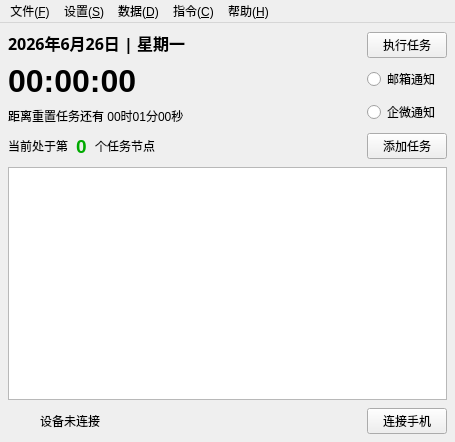
<?xml version="1.0" encoding="UTF-8"?>
<ui version="4.0">
    <class>MainWindow</class>
    <widget class="QMainWindow" name="MainWindow">
        <property name="geometry">
            <rect>
                <x>0</x>
                <y>0</y>
                <width>455</width>
                <height>442</height>
            </rect>
        </property>
        <property name="minimumSize">
            <size>
                <width>455</width>
                <height>442</height>
            </size>
        </property>
        <property name="maximumSize">
            <size>
                <width>455</width>
                <height>442</height>
            </size>
        </property>
        <widget class="QWidget" name="centralWidget">
            <layout class="QVBoxLayout" name="rootLayout" stretch="1,0">
                <property name="spacing">
                    <number>8</number>
                </property>
                <property name="leftMargin">
                    <number>8</number>
                </property>
                <property name="topMargin">
                    <number>8</number>
                </property>
                <property name="rightMargin">
                    <number>8</number>
                </property>
                <property name="bottomMargin">
                    <number>8</number>
                </property>
                <item>
                    <layout class="QVBoxLayout" name="verticalLayout" stretch="0,0">
                        <property name="spacing">
                            <number>8</number>
                        </property>
                        <item>
                            <layout class="QHBoxLayout" name="horizontalLayout_2" stretch="1,0">
                                <property name="spacing">
                                    <number>8</number>
                                </property>
                                <item>
                                    <layout class="QVBoxLayout" name="verticalLayout_2">
                                        <property name="spacing">
                                            <number>8</number>
                                        </property>
                                        <item>
                                            <widget class="QLabel" name="dateLabel">
                                                <property name="font">
                                                    <font>
                                                        <family>汉仪中圆B5</family>
                                                        <pointsize>12</pointsize>
                                                        <bold>true</bold>
                                                    </font>
                                                </property>
                                                <property name="text">
                                                    <string>2026年6月26日 | 星期一</string>
                                                </property>
                                            </widget>
                                        </item>
                                        <item>
                                            <widget class="QLabel" name="timeLabel">
                                                <property name="font">
                                                    <font>
                                                        <pointsize>24</pointsize>
                                                        <bold>true</bold>
                                                    </font>
                                                </property>
                                                <property name="text">
                                                    <string>00:00:00</string>
                                                </property>
                                            </widget>
                                        </item>
                                        <item>
                                            <widget class="QLabel" name="countDownLabel">
                                                <property name="text">
                                                    <string>距离重置任务还有 00时01分00秒</string>
                                                </property>
                                            </widget>
                                        </item>
                                    </layout>
                                </item>
                                <item>
                                    <layout class="QVBoxLayout" name="verticalLayout_3">
                                        <property name="spacing">
                                            <number>8</number>
                                        </property>
                                        <item>
                                            <widget class="QPushButton" name="executeTaskButton">
                                                <property name="text">
                                                    <string>执行任务</string>
                                                </property>
                                            </widget>
                                        </item>
                                        <item>
                                            <widget class="QRadioButton" name="emailRadioButton">
                                                <property name="text">
                                                    <string>邮箱通知</string>
                                                </property>
                                            </widget>
                                        </item>
                                        <item>
                                            <widget class="QRadioButton" name="wxRadioButton">
                                                <property name="text">
                                                    <string>企微通知</string>
                                                </property>
                                            </widget>
                                        </item>
                                    </layout>
                                </item>
                            </layout>
                        </item>
                        <item>
                            <layout class="QVBoxLayout" name="verticalLayout_4">
                                <property name="spacing">
                                    <number>8</number>
                                </property>
                                <item>
                                    <layout class="QHBoxLayout" name="horizontalLayout_4" stretch="1,0">
                                        <property name="spacing">
                                            <number>8</number>
                                        </property>
                                        <item>
                                            <layout class="QHBoxLayout" name="horizontalLayout_5">
                                                <property name="spacing">
                                                    <number>8</number>
                                                </property>
                                                <item>
                                                    <widget class="QLabel" name="label">
                                                        <property name="text">
                                                            <string>当前处于第</string>
                                                        </property>
                                                    </widget>
                                                </item>
                                                <item>
                                                    <widget class="QLabel" name="taskIndexLabel">
                                                        <property name="font">
                                                            <font>
                                                                <pointsize>14</pointsize>
                                                                <bold>true</bold>
                                                            </font>
                                                        </property>
                                                        <property name="styleSheet">
                                                            <string notr="true">color: rgb(0, 170, 0);</string>
                                                        </property>
                                                        <property name="text">
                                                            <string>0</string>
                                                        </property>
                                                    </widget>
                                                </item>
                                                <item>
                                                    <widget class="QLabel" name="label">
                                                        <property name="text">
                                                            <string>个任务节点</string>
                                                        </property>
                                                    </widget>
                                                </item>
                                                <item>
                                                    <spacer name="horizontalSpacer_2">
                                                        <property name="orientation">
                                                            <enum>Qt::Horizontal</enum>
                                                        </property>
                                                        <property name="sizeHint" stdset="0">
                                                            <size>
                                                                <width>40</width>
                                                                <height>20</height>
                                                            </size>
                                                        </property>
                                                    </spacer>
                                                </item>
                                            </layout>
                                        </item>
                                        <item>
                                            <widget class="QPushButton" name="addTaskButton">
                                                <property name="text">
                                                    <string>添加任务</string>
                                                </property>
                                            </widget>
                                        </item>
                                    </layout>
                                </item>
                                <item>
                                    <widget class="QListWidget" name="listWidget">
                                        <property name="contextMenuPolicy">
                                            <enum>Qt::CustomContextMenu</enum>
                                        </property>
                                        <property name="verticalScrollBarPolicy">
                                            <enum>Qt::ScrollBarAlwaysOff</enum>
                                        </property>
                                        <property name="horizontalScrollBarPolicy">
                                            <enum>Qt::ScrollBarAlwaysOff</enum>
                                        </property>
                                    </widget>
                                </item>
                            </layout>
                        </item>
                    </layout>
                </item>
                <item>
                    <layout class="QHBoxLayout" name="horizontalLayout">
                        <property name="spacing">
                            <number>8</number>
                        </property>
                        <item>
                            <widget class="QLabel" name="usbIconView">
                                <property name="minimumSize">
                                    <size>
                                        <width>24</width>
                                        <height>24</height>
                                    </size>
                                </property>
                                <property name="maximumSize">
                                    <size>
                                        <width>24</width>
                                        <height>24</height>
                                    </size>
                                </property>
                                <property name="pixmap">
                                    <pixmap resource="image.qrc">:/usb_disconnected.png</pixmap>
                                </property>
                                <property name="scaledContents">
                                    <bool>true</bool>
                                </property>
                            </widget>
                        </item>
                        <item>
                            <widget class="QLabel" name="usbStateView">
                                <property name="text">
                                    <string>设备未连接</string>
                                </property>
                            </widget>
                        </item>
                        <item>
                            <spacer name="horizontalSpacer">
                                <property name="orientation">
                                    <enum>Qt::Horizontal</enum>
                                </property>
                                <property name="sizeHint" stdset="0">
                                    <size>
                                        <width>0</width>
                                        <height>0</height>
                                    </size>
                                </property>
                            </spacer>
                        </item>
                        <item>
                            <widget class="QPushButton" name="connectDeviceButton">
                                <property name="text">
                                    <string>连接手机</string>
                                </property>
                            </widget>
                        </item>
                    </layout>
                </item>
            </layout>
        </widget>
        <widget class="QMenuBar" name="menuBar">
            <property name="geometry">
                <rect>
                    <x>0</x>
                    <y>0</y>
                    <width>500</width>
                    <height>18</height>
                </rect>
            </property>
            <widget class="QMenu" name="menuFile">
                <property name="title">
                    <string>文件(&amp;F)</string>
                </property>
                <addaction name="actionImportAppInfo"/>
                <addaction name="actionImportData"/>
                <addaction name="separator"/>
                <addaction name="actionExportData"/>
                <addaction name="separator"/>
                <addaction name="actionExit"/>
            </widget>
            <widget class="QMenu" name="menuSettings">
                <property name="title">
                    <string>设置(&amp;S)</string>
                </property>
                <addaction name="actionTargetSetting"/>
                <addaction name="separator"/>
                <addaction name="actionEmailSetting"/>
                <addaction name="actionWeWorkSetting"/>
                <addaction name="separator"/>
                <addaction name="actionTaskDelayTimeSetting"/>
                <addaction name="actionResetTaskSetting"/>
                <addaction name="actionRandomTimeSetting"/>
                <addaction name="separator"/>
                <addaction name="actionOpenRandomTimeSetting"/>
                <addaction name="actionSkipHolidaySetting"/>
                <addaction name="actionOpenResetTaskSetting"/>
                <addaction name="separator"/>
                <addaction name="actionDarkTheme"/>
            </widget>
            <widget class="QMenu" name="menuData">
                <property name="title">
                    <string>数据(&amp;D)</string>
                </property>
                <addaction name="actionSyncData"/>
            </widget>
            <widget class="QMenu" name="menuCommand">
                <property name="title">
                    <string>指令(&amp;C)</string>
                </property>
                <addaction name="actionWakeUpDevice"/>
                <addaction name="actionCaptureScreen"/>
                <addaction name="actionScreenOff"/>
                <addaction name="separator"/>
                <addaction name="actionOpenTargetApp"/>
                <addaction name="actionKillTargetApp"/>
                <addaction name="separator"/>
                <addaction name="actionRestartAdb"/>
            </widget>
            <widget class="QMenu" name="menuHelp">
                <property name="title">
                    <string>帮助(&amp;H)</string>
                </property>
                <addaction name="actionTestEmail"/>
                <addaction name="actionTextWx"/>
                <addaction name="separator"/>
                <addaction name="actionQuestion"/>
                <addaction name="separator"/>
                <addaction name="actionProjectSite"/>
                <addaction name="actionAbout"/>
            </widget>
            <addaction name="menuFile"/>
            <addaction name="menuSettings"/>
            <addaction name="menuData"/>
            <addaction name="menuCommand"/>
            <addaction name="menuHelp"/>
        </widget>
        <action name="actionImportAppInfo">
            <property name="text">
                <string>导入应用和包名</string>
            </property>
        </action>
        <action name="actionImportData">
            <property name="text">
                <string>导入数据(&amp;I)</string>
            </property>
            <property name="shortcut">
                <string>Ctrl+I</string>
            </property>
        </action>
        <action name="actionExportData">
            <property name="text">
                <string>导出数据(&amp;E)</string>
            </property>
            <property name="shortcut">
                <string>Ctrl+E</string>
            </property>
        </action>
        <action name="actionExit">
            <property name="text">
                <string>退出(&amp;Q)</string>
            </property>
            <property name="shortcut">
                <string>Ctrl+Q</string>
            </property>
        </action>
        <action name="actionTargetSetting">
            <property name="text">
                <string>目标APP</string>
            </property>
        </action>
        <action name="actionEmailSetting">
            <property name="text">
                <string>邮箱</string>
            </property>
        </action>
        <action name="actionWeWorkSetting">
            <property name="text">
                <string>企业微信</string>
            </property>
        </action>
        <action name="actionTaskDelayTimeSetting">
            <property name="text">
                <string>任务等待时间(&amp;T)</string>
            </property>
            <property name="shortcut">
                <string>Ctrl+T</string>
            </property>
        </action>
        <action name="actionResetTaskSetting">
            <property name="text">
                <string>任务重置时间(&amp;R)</string>
            </property>
            <property name="shortcut">
                <string>Ctrl+R</string>
            </property>
        </action>
        <action name="actionRandomTimeSetting">
            <property name="text">
                <string>任务随机时间</string>
            </property>
        </action>
        <action name="actionOpenRandomTimeSetting">
            <property name="checkable">
                <bool>true</bool>
            </property>
            <property name="checked">
                <bool>true</bool>
            </property>
            <property name="text">
                <string>随机任务</string>
            </property>
        </action>
        <action name="actionSkipHolidaySetting">
            <property name="checkable">
                <bool>true</bool>
            </property>
            <property name="checked">
                <bool>true</bool>
            </property>
            <property name="text">
                <string>跳过节假日</string>
            </property>
        </action>
        <action name="actionOpenResetTaskSetting">
            <property name="checkable">
                <bool>true</bool>
            </property>
            <property name="checked">
                <bool>true</bool>
            </property>
            <property name="text">
                <string>重置任务</string>
            </property>
        </action>
        <action name="actionDarkTheme">
            <property name="checkable">
                <bool>true</bool>
            </property>
            <property name="text">
                <string>暗色主题</string>
            </property>
        </action>
        <action name="actionSyncData">
            <property name="text">
                <string>同步节假日数据</string>
            </property>
        </action>
        <action name="actionWakeUpDevice">
            <property name="text">
                <string>亮屏</string>
            </property>
        </action>
        <action name="actionCaptureScreen">
            <property name="text">
                <string>截屏</string>
            </property>
        </action>
        <action name="actionScreenOff">
            <property name="text">
                <string>息屏</string>
            </property>
        </action>
        <action name="actionOpenTargetApp">
            <property name="text">
                <string>打开目标应用</string>
            </property>
        </action>
        <action name="actionKillTargetApp">
            <property name="text">
                <string>关闭目标应用</string>
            </property>
        </action>
        <action name="actionRestartAdb">
            <property name="text">
                <string>重启ADB服务</string>
            </property>
        </action>
        <action name="actionTestEmail">
            <property name="text">
                <string>测试邮箱通知</string>
            </property>
        </action>
        <action name="actionTextWx">
            <property name="text">
                <string>测试企业微信通知</string>
            </property>
        </action>
        <action name="actionQuestion">
            <property name="text">
                <string>常见问题</string>
            </property>
        </action>
        <action name="actionProjectSite">
            <property name="text">
                <string>项目主页(&amp;P)</string>
            </property>
        </action>
        <action name="actionAbout">
            <property name="text">
                <string>关于</string>
            </property>
        </action>
    </widget>
    <resources>
        <include location="image.qrc"/>
    </resources>
    <connections/>
</ui>
